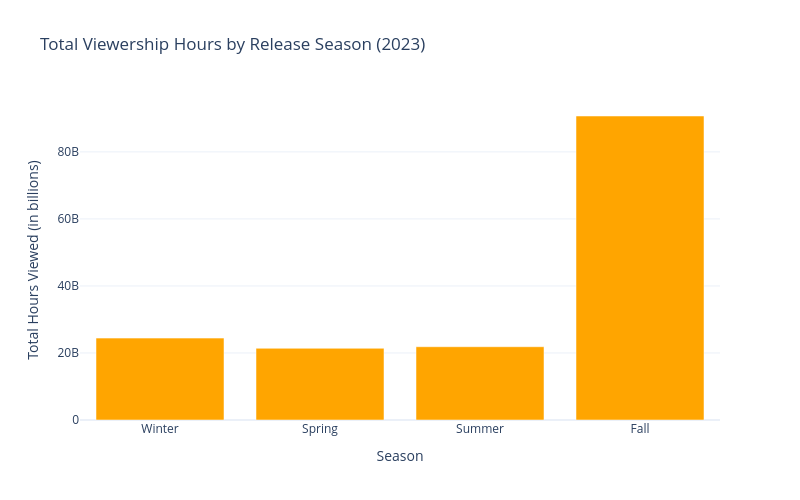

The notebook cell saved with this chart:
### Code cell
def get_season(month):
    if month in [12, 1, 2]:
        return 'Winter'
    elif month in [3, 4, 5]:
        return 'Spring'
    elif month in [6, 7, 8]:
        return 'Summer'
    else:
        return 'Fall'

# apply the season categorization to the dataset
netflix_data['Release Season'] = netflix_data['Release Month'].apply(get_season)

# aggregate viewership hours by release season
seasonal_viewership = netflix_data.groupby('Release Season')['Hours Viewed'].sum()

# order the seasons as 'Winter', 'Spring', 'Summer', 'Fall'
seasons_order = ['Winter', 'Spring', 'Summer', 'Fall']
seasonal_viewership = seasonal_viewership.reindex(seasons_order)

fig = go.Figure(data=[
    go.Bar(
        x=seasonal_viewership.index,
        y=seasonal_viewership.values,
        marker_color='orange'
    )
])

fig.update_layout(
    title='Total Viewership Hours by Release Season (2023)',
    xaxis_title='Season',
    yaxis_title='Total Hours Viewed (in billions)',
    xaxis_tickangle=0,
    height=500,
    width=800,
    xaxis=dict(
        categoryorder='array',
        categoryarray=seasons_order
    )
)

fig.show()

### Figure 1 — Plotly figure (JSON) as saved in the notebook; plotly's stock layout.template omitted (floating-point values rounded to 4 significant figures)
{"data": [{"marker": {"color": "orange"}, "type": "bar", "x": ["Winter", "Spring", "Summer", "Fall"], "y": [24430000000.0, 21400000000.0, 21860000000.0, 90710000000.0]}], "layout": {"height": 500, "title": {"text": "Total Viewership Hours by Release Season (2023)"}, "width": 800, "xaxis": {"categoryarray": ["Winter", "Spring", "Summer", "Fall"], "categoryorder": "array", "tickangle": 0, "title": {"text": "Season"}}, "yaxis": {"title": {"text": "Total Hours Viewed (in billions)"}}}}
